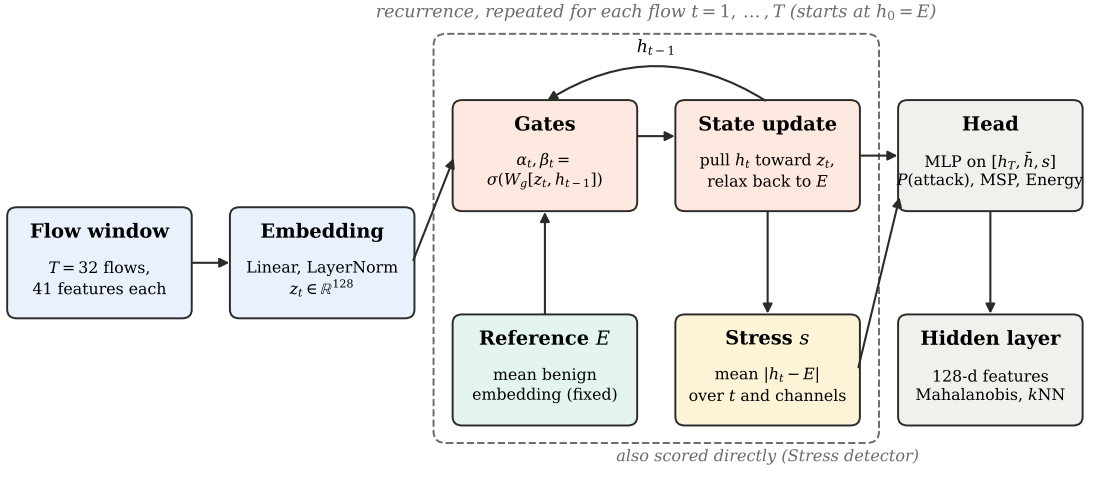

The script that saved this image:
"""AHSD architecture diagram (appendix figure). Drawn from src/nids/models/ahsd.py, variant 'fixed'.

Usage:  python fig_ahsd_arch.py   -> fig_ahsd_arch.pdf / .png next to this file
"""
from pathlib import Path

import matplotlib

matplotlib.use("Agg")
import matplotlib.pyplot as plt  # noqa: E402
from matplotlib.patches import FancyArrowPatch, FancyBboxPatch  # noqa: E402

plt.rcParams.update({"font.family": "serif", "mathtext.fontset": "dejavuserif", "font.size": 7,
                     "pdf.fonttype": 42, "ps.fonttype": 42})
INK, MUTED = "#2b2b2a", "#6b6b67"
C_IN, C_REC, C_REF, C_SC, C_OUT = "#e8f1fc", "#fde9df", "#e3f5ec", "#fdf3d6", "#f1f0ec"
W, H = 17, 11                      # box size in canvas units (canvas is 100 wide)
X = [0, 21, 42, 63, 84]            # five columns, 4-unit gaps
YT, YM, YB = 25, 14, 3             # top, middle, bottom rows

fig, ax = plt.subplots(figsize=(7.0, 3.1))
ax.set_xlim(-0.5, 101.8); ax.set_ylim(-3, 46); ax.axis("off")


def box(x, y, title, sub, fc):
    ax.add_patch(FancyBboxPatch((x, y), W, H, boxstyle="round,pad=0.2,rounding_size=0.9", fc=fc, ec=INK, lw=0.7))
    ax.text(x + W / 2, y + H - 2.4, title, ha="center", va="center", fontsize=7, weight="bold")
    ax.text(x + W / 2, y + 3.9, sub, ha="center", va="center", fontsize=5.7, linespacing=1.25)


def arrow(p, q, rad=0.0):
    ax.add_patch(FancyArrowPatch(p, q, arrowstyle="-|>", mutation_scale=7, lw=0.75, color=INK,
                                 connectionstyle=f"arc3,rad={rad}", shrinkA=1, shrinkB=1))


box(X[0], YM, "Flow window", "$T{=}32$ flows,\n41 features each", C_IN)
box(X[1], YM, "Embedding", "Linear, LayerNorm\n$z_t\\in\\mathbb{R}^{128}$", C_IN)
box(X[2], YT, "Gates", "$\\alpha_t,\\beta_t=$\n$\\sigma(W_g[z_t,h_{t-1}])$", C_REC)
box(X[3], YT, "State update", "pull $h_t$ toward $z_t$,\nrelax back to $E$", C_REC)
box(X[2], YB, "Reference $E$", "mean benign\nembedding (fixed)", C_REF)
box(X[3], YB, "Stress $s$", "mean $|h_t-E|$\nover $t$ and channels", C_SC)
box(X[4], YT, "Head", "MLP on $[h_T,\\bar h,s]$\n$P$(attack), MSP, Energy", C_OUT)
box(X[4], YB, "Hidden layer", "128-d features\nMahalanobis, $k$NN", C_OUT)

# dashed frame: the recurrence, repeated for every flow in the window
top = YT + H + 7
ax.add_patch(FancyBboxPatch((X[2] - 2, YB - 2), X[3] + W - X[2] + 4, top - YB + 2,
                            boxstyle="round,pad=0,rounding_size=1.2", fc="none", ec=MUTED, lw=0.7, ls="--"))
ax.text((X[2] + X[3] + W) / 2, top + 1.2, "recurrence, repeated for each flow $t=1,\\dots,T$ (starts at $h_0=E$)",
        ha="center", va="bottom", fontsize=6.3, color=MUTED, style="italic")

arrow((X[0] + W, YM + H / 2), (X[1], YM + H / 2))                       # window -> embedding
arrow((X[1] + W, YM + H / 2), (X[2], YT + H / 2))                   # z_t -> gates
arrow((X[2] + W, YT + H / 2 + 2), (X[3], YT + H / 2 + 2))               # gates -> update
arrow((X[2] + W / 2, YB + H), (X[2] + W / 2, YT))                       # E -> gates
arrow((X[3] + W / 2, YT), (X[3] + W / 2, YB + H))                       # h -> stress
arrow((X[3] + W / 2, YT + H), (X[2] + W / 2, YT + H), rad=0.32)         # feedback h_{t-1}
ax.text((X[2] + X[3] + W) / 2, YT + H + 4.6, "$h_{t-1}$", fontsize=6.2, ha="center", va="bottom")
arrow((X[3] + W, YT + H / 2), (X[4], YT + H / 2))                       # h_T, mean h -> head
arrow((X[3] + W, YB + H / 2), (X[4], YT + 1.5))                         # stress -> head
arrow((X[4] + W / 2, YT), (X[4] + W / 2, YB + H))                       # head -> hidden layer
ax.text(X[3] + W / 2, YB - 2.6, "also scored directly (Stress detector)", fontsize=5.8, ha="center", va="top",
        color=MUTED, style="italic")

out = Path(__file__).resolve().parent
fig.savefig(out / "fig_ahsd_arch.pdf", bbox_inches="tight", pad_inches=0.02)
fig.savefig(out / "fig_ahsd_arch.png", dpi=200, bbox_inches="tight", pad_inches=0.02)
print("wrote", out / "fig_ahsd_arch.pdf")
